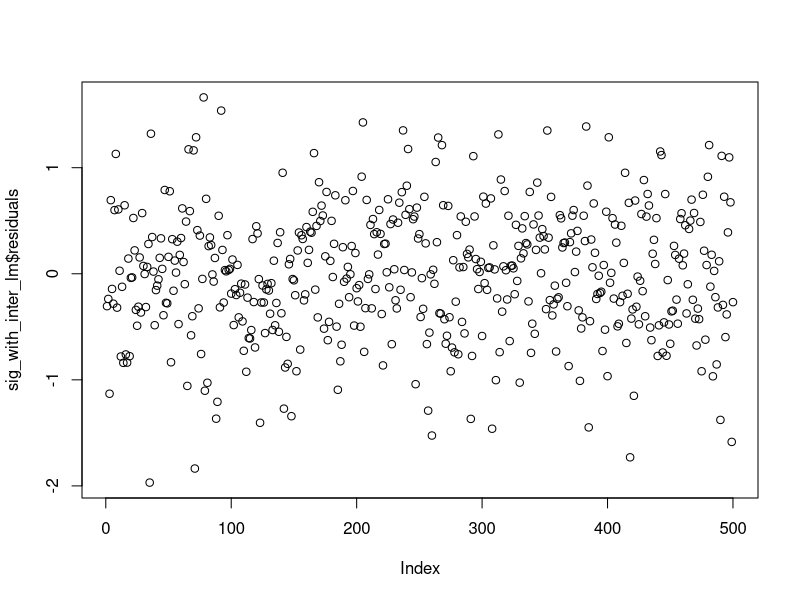
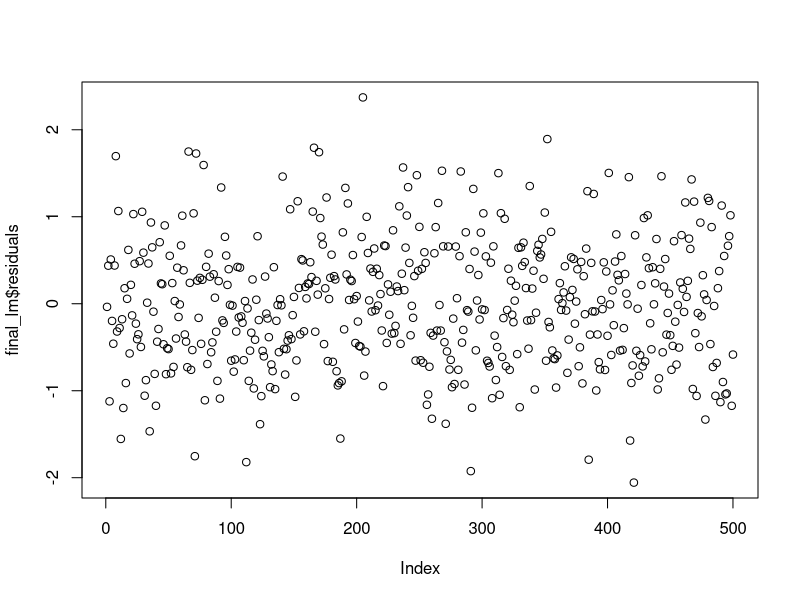

Write R code to recreate these figures, in order.
# 1) Loading the data required for Competition
getwd()
setwd("./University of Toronto - Mississauga/4 - Fourth Year/STA314/Competition/all")
sample_submission <- read.csv("SampleSubmission.csv")
test_data <- read.csv("test_predictors.csv")
training_data <- read.csv("trainingdata.csv")


# 2) Exploring the training data
summary(training_data)
head(training_data)
summary(test_data)
head(test_data)

training_data$X12 <- as.factor(training_data$X12)
is.factor(training_data$X12)

# 3) Some basic modelling

#GLM with no extra informations
basic_lm <- lm(y~ .,data=training_data) 
basic_lm$coefficients
summary(basic_lm)

#All significant predictors with no interactions
sig_lm1 <- lm(y~X1+X2+X3+X4+X5+X8+X12+X13+X23+X25, data = training_data)
summary(sig_lm1)

#Do not do this!!!!!!
#inter_sig_lm <- lm(y~X1*X2*X3*X4*X8*X12*X13*X23*X24*X25, data = training_data)
#summary(inter_sig_lm)

#ALL interactions
basic_lm2 <- lm(y~.*.,data=training_data)
basic_lm2$coefficients
summary(basic_lm2)

#Significant predictors and interaction against categorical
sig_with_inter_lm <- lm(y~(X1+X2+X3+X4+X5+X8+X13+X23+X25)*X12, data = training_data)
summary(sig_with_inter_lm)
plot(sig_with_inter_lm$residuals)

#Final linear model
final_lm <- lm(y~X1+X23+X25+X4+X8+X12, data = training_data)
summary(final_lm)
plot(final_lm$residuals)


#Validation
#set.seed(1)
#test <- sample(c(1:500), size = 80)
#final_lm <- lm(y~(X1+X2+X3+X4+X5+X8+X13+X23+X25)*X12, data = training_data[-test,])
#predicted_y <- predict(final_lm, newdata = training_data[test,])
#mean_err <- mean((training_data[test,]$y-predicted_y)^2)
#mean_err





# 4) Predicting and Converting to CSV
#summary(x_test)
x_test = model.matrix(X1.500 ~ . ,test_data )[,-1]  
prediction <- predict(final_lm, newx = x_test)
solution <- data.frame(id = c(1:500), y = prediction)
names(solution)
nrow(solution)
write.csv(solution, file = "5_M.L.R_prediction_answer.csv", row.names = FALSE)
